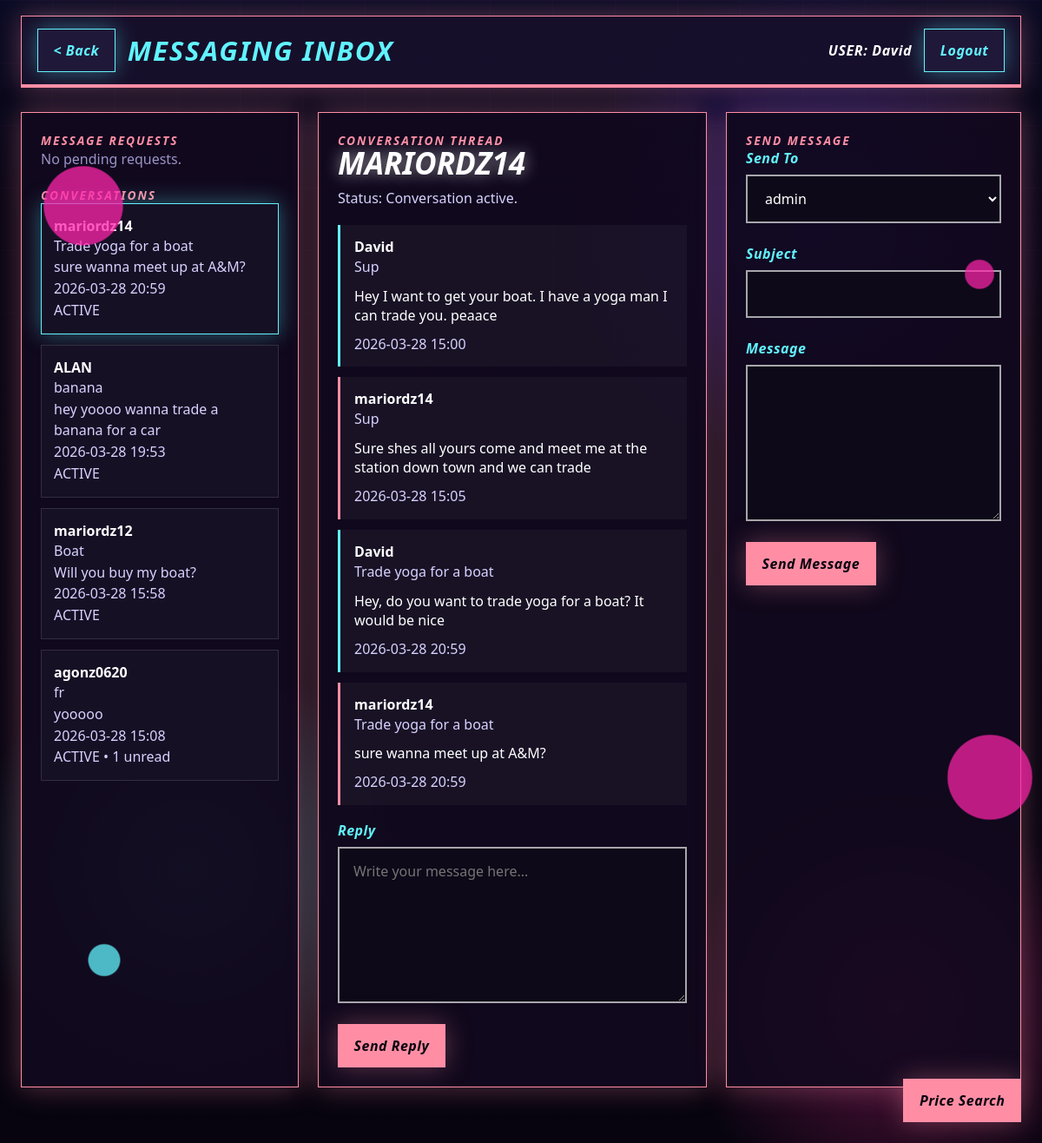
The app's page /inbox (signed in) with its own data.
### tables this page shows
CREATE TABLE users (
            id INTEGER PRIMARY KEY AUTOINCREMENT,
            username TEXT UNIQUE NOT NULL,
            password TEXT NOT NULL,
            created_at TEXT NOT NULL
        );

CREATE TABLE messages (
            id INTEGER PRIMARY KEY AUTOINCREMENT,
            sender_id INTEGER NOT NULL,
            receiver_id INTEGER NOT NULL,
            subject TEXT NOT NULL,
            body TEXT NOT NULL,
            item_id INTEGER,
            created_at TEXT NOT NULL,
            is_read INTEGER NOT NULL DEFAULT 0, conversation_id INTEGER,
            FOREIGN KEY(sender_id) REFERENCES users(id),
            FOREIGN KEY(receiver_id) REFERENCES users(id),
            FOREIGN KEY(item_id) REFERENCES items(id)
        );

CREATE TABLE conversations (
            id INTEGER PRIMARY KEY AUTOINCREMENT,
            user_one_id INTEGER NOT NULL,
            user_two_id INTEGER NOT NULL,
            requested_by INTEGER NOT NULL,
            status TEXT NOT NULL DEFAULT 'pending',
            created_at TEXT NOT NULL,
            updated_at TEXT NOT NULL,
            UNIQUE(user_one_id, user_two_id),
            FOREIGN KEY(user_one_id) REFERENCES users(id),
            FOREIGN KEY(user_two_id) REFERENCES users(id),
            FOREIGN KEY(requested_by) REFERENCES users(id)
        );

### web_app.py (the view, shortened to what this page needs)
@app.route("/inbox", methods=["GET", "POST"])
@login_required
def inbox():
    user_id = current_user_id()
    assert user_id is not None
    requests = get_message_requests(user_id)
    conversations = get_visible_conversations(user_id)
    selected_conversation_id = request.args.get("conv", type=int)
    if selected_conversation_id is None and conversations:
        selected_conversation_id = conversations[0][0]
    selected_meta = None
    selected_messages: list[tuple] = []
    if selected_conversation_id is not None:
        selected_meta, selected_messages = get_conversation_messages(user_id, selected_conversation_id)
        if selected_meta is not None:
            mark_conversation_read(user_id, selected_conversation_id)
    users = get_all_users_except(user_id)
    return render_template(
        "inbox.html",
        requests=requests,
        conversations=conversations,
        selected_conversation_id=selected_conversation_id,
        selected_meta=selected_meta,
        selected_messages=selected_messages,
        users=users,
        current_user_id=user_id,
        format_timestamp=format_timestamp,
    )

### main.py (called while the page is built)
def get_db_connection() -> sqlite3.Connection:
    conn = sqlite3.connect(DB_NAME, timeout=10)
    conn.execute("PRAGMA journal_mode=WAL")
    return conn

def get_all_users_except(user_id: int) -> list[tuple[int, str]]:
    conn = get_db_connection()
    cur = conn.cursor()
    cur.execute(
        "SELECT id, username FROM users WHERE id != ? ORDER BY username COLLATE NOCASE",
        (user_id,),
    )
    rows = cur.fetchall()
    conn.close()
    return rows

def get_message_requests(user_id: int) -> list[tuple]:
    conn = get_db_connection()
    cur = conn.cursor()
    cur.execute(
        """
        SELECT c.id,
               u.username,
               m.subject,
               m.body,
               m.created_at,
               c.requested_by
        FROM conversations c
        JOIN messages m ON m.id = (
            SELECT MAX(id) FROM messages WHERE conversation_id = c.id
        )
        JOIN users u ON u.id = c.requested_by
        WHERE c.status = 'pending'
          AND c.requested_by != ?
          AND (c.user_one_id = ? OR c.user_two_id = ?)
        ORDER BY c.updated_at DESC
        """,
        (user_id, user_id, user_id),
    )
    rows = cur.fetchall()
    conn.close()
    return rows

def mark_conversation_read(user_id: int, conversation_id: int) -> None:
    conn = get_db_connection()
    cur = conn.cursor()
    cur.execute(
        """
        UPDATE messages
        SET is_read = 1
        WHERE conversation_id = ? AND receiver_id = ?
        """,
        (conversation_id, user_id),
    )
    conn.commit()
    conn.close()

def format_timestamp(timestamp_text: str) -> str:
    return timestamp_text[:16].replace("T", " ")

### web_app.py (called while the page is built)
def current_user_id() -> int | None:
    user_id = session.get("user_id")
    return int(user_id) if user_id is not None else None

def current_username() -> str:
    return session.get("username", "")

def login_required(view_func):
    @wraps(view_func)
    def wrapped_view(*args, **kwargs):
        if current_user_id() is None:
            return redirect(url_for("auth"))
        return view_func(*args, **kwargs)
    return wrapped_view

@app.context_processor
def inject_shell_context():
    return {
        "shell_username": current_username(),
        "photo_url": photo_url,
    }

### templates/inbox.html (shortened to what this page needs)
{% extends "base.html" %}
{% set topbar_title = "MESSAGING INBOX" %}
{% set back_endpoint = "hub" %}
{% block content %}
<section class="inbox-layout" style="margin-top: 28px;">
    <aside class="list-panel">
        <div class="section-label">Message Requests</div>
        <div class="sidebar-list">
            {% if requests %}
                {% for request_item in requests %}
                    <div class="request-card">
                        <strong>{{ request_item[1] }}</strong>
                        <div class="thread-meta">{{ request_item[2] }}</div>
                        <div class="thread-meta">{{ request_item[3] }}</div>
                        <div class="thread-meta">{{ format_timestamp(request_item[4]) }}</div>
                        <div class="button-row" style="margin-top: 12px;">
                            <form method="post">
                                <input type="hidden" name="action" value="approve">
                                <input type="hidden" name="conversation_id" value="{{ request_item[0] }}">
                                <button class="action-btn" type="submit">Approve</button>
                            </form>
                            <form method="post">
                                <input type="hidden" name="action" value="decline">
                                <input type="hidden" name="conversation_id" value="{{ request_item[0] }}">
                                <button class="danger-btn" type="submit">Decline</button>
                            </form>
                        </div>
                    </div>
                {% endfor %}
            {% else %}
                <div class="empty-state">No pending requests.</div>
            {% endif %}
        </div>
        <div class="section-label" style="margin-top: 20px;">Conversations</div>
        <div class="sidebar-list">
            {% if conversations %}
                {% for convo in conversations %}
                    <a class="conversation-card {% if selected_conversation_id == convo[0] %}active{% endif %}" href="{{ url_for('inbox', conv=convo[0]) }}">
                        <strong>{{ convo[1] }}</strong>
                        <div class="thread-meta">{{ convo[2] or "Trade Message" }}</div>
                        <div class="thread-meta">{{ convo[3][:72] }}{% if convo[3]|length > 72 %}...{% endif %}</div>
                        <div class="thread-meta">{{ format_timestamp(convo[4]) }}</div>
                        <div class="thread-meta">{{ convo[5]|upper }}{% if convo[6] %} • {{ convo[6] }} unread{% endif %}</div>
                    </a>
                {% endfor %}
            {% else %}
                <div class="empty-state">No conversations yet.</div>
            {% endif %}
        </div>
    </aside>
    <section class="thread-panel">
        <div class="section-label">Conversation Thread</div>
        {% if selected_meta %}
            <h2 class="auth-title" style="margin-top: 0;">{{ selected_meta[5] }}</h2>
            <div class="thread-meta" style="margin-bottom: 18px;">
                Status:
                {% if selected_meta[1] == "pending" and selected_meta[2] != current_user_id %}
                    Message request waiting for your approval.
                {% elif selected_meta[1] == "pending" %}
                    Request sent. Waiting for them to accept before chatting.
                {% else %}
                    Conversation active.
                {% endif %}
            </div>
            <div class="message-thread">
                {% for message in selected_messages %}
                    <div class="thread-bubble {% if message[1] == current_user_id %}self{% endif %}">
                        <strong>{{ message[2] }}</strong>
                        <div class="thread-meta">{{ message[3] }}</div>
                        <div style="margin-top: 10px;">{{ message[4] }}</div>
                        <div class="thread-meta" style="margin-top: 10px;">{{ format_timestamp(message[5]) }}</div>
                    </div>
                {% endfor %}
            </div>
            <form method="post" class="page-grid" style="margin-top: 18px;">
                <div class="field">
                    <label for="reply_body">Reply</label>
                    <textarea id="reply_body" name="body" placeholder="Write your message here..."></textarea>
                </div>
                <div class="button-row">
                    <button class="action-btn" type="submit">Send Reply</button>
                </div>
            </form>
        {% else %}
            <div class="empty-state">No conversation selected.</div>
        {% endif %}
    </section>
    <aside class="form-panel">
        <div class="section-label">Send Message</div>
        <form method="post" class="page-grid">
            <div class="field">
                <label for="recipient">Send To</label>
                <select id="recipient" name="recipient">
                    {% for user_id, username in users %}
                        <option value="{{ username }}">{{ username }}</option>
                    {% endfor %}
                </select>
            </div>
            <div class="field">
                <label for="subject">Subject</label>
                <input id="subject" name="subject">
            </div>
            <div class="field">
                <label for="body">Message</label>
                <textarea id="body" name="body"></textarea>
            </div>
            <div class="button-row">
                <button class="action-btn" type="submit">Send Message</button>
            </div>
        </form>
    </aside>
</section>
{% endblock %}

### templates/base.html (shortened to what this page needs)
<!doctype html>
<html lang="en">
<head>
    <link rel="stylesheet" href="{{ url_for('static', filename='site.css') }}">
</head>
<body>
    <div class="site-shell">
        {% block topbar %}
            <header class="topbar">
                <div class="topbar-inner">
                    <div class="brand-left">
                        {% if back_endpoint %}
                            <a class="nav-btn" href="{{ url_for(back_endpoint) }}">&lt; Back</a>
                        {% endif %}
                        <div class="brand-title">{{ topbar_title or "CYBER XCHANGE" }}</div>
                    </div>
                    <div class="brand-right">
                        {% if shell_username %}
                            <div class="user-chip">USER: {{ shell_username }}</div>
                            <a class="nav-btn" href="{{ url_for('logout') }}">Logout</a>
                        {% endif %}
                    </div>
                </div>
                <div class="brand-line"></div>
            </header>
        {% endblock %}
        {% block content %}{% endblock %}
    </div>
    {% if shell_username %}
        <div class="floating-search" id="price-search-widget">
            <button class="action-btn" type="button" onclick="togglePriceSearch()">Price Search</button>
        </div>
    {% endif %}
</body>
</html>

### records on screen
users: username "David"
messages: convo "mariordz14", subject "Trade yoga for a boat", body "sure wanna meet up at A&M?", created_at "2026-03-28 20:59", status "ACTIVE", username "mariordz14"
messages: convo "ALAN", subject "banana", body "hey yoooo wanna trade a banana for a car", created_at "2026-03-28 19:53", status "ACTIVE"
messages: convo "mariordz12", subject "Boat", body "Will you buy my boat?", created_at "2026-03-28 15:58", status "ACTIVE"
messages: convo "agonz0620", subject "fr", body "yooooo", created_at "2026-03-28 15:08", status "ACTIVE", convo "1"
users: username "MARIORDZ14"
messages: username "David", subject "Sup", body "Hey I want to get your boat. I have a yoga man I can trade you. peaace", created_at "2026-03-28 15:00"
messages: username "mariordz14", subject "Sup", body "Sure shes all yours come and meet me at the station down town and we can trade", created_at "2026-03-28 15:05"
messages: username "David", subject "Trade yoga for a boat", body "Hey, do you want to trade yoga for a boat? It would be nice", created_at "2026-03-28 20:59"

### other values on screen
{{ topbar_title or "CYBER XCHANGE" }} "MESSAGING INBOX"
form field recipient "admin"
